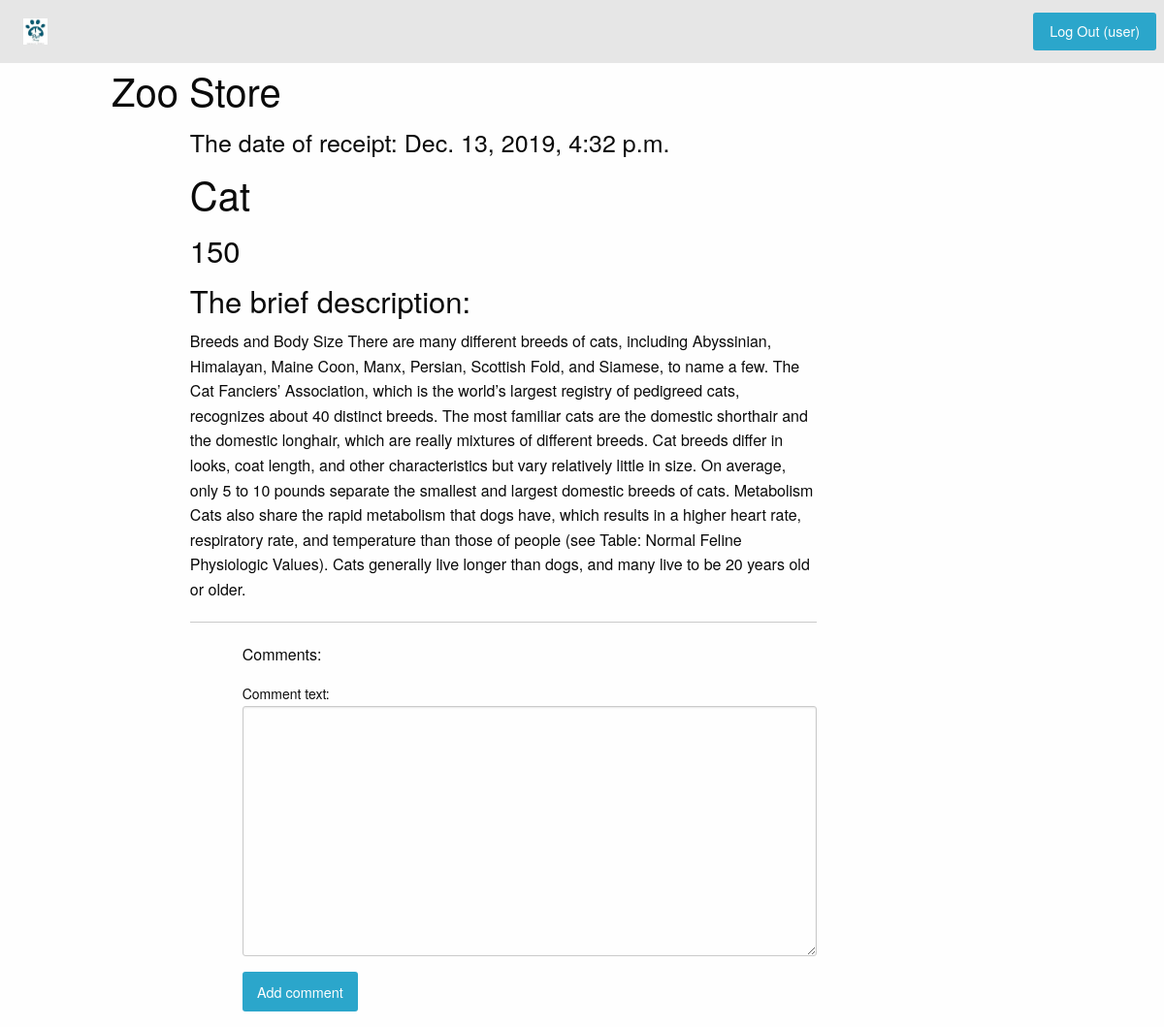
Page /articles/get/1/ (signed in) on the committed database.
### article/models.py (models this page shows)
class Animal(models.Model):
    class Meta:
        db_table = "animal"
    animal_name = models.CharField(max_length=200)
    animal_desc = models.TextField()
    animal_price = models.IntegerField()
    animal_date = models.DateTimeField()

### article/views.py (the view)
# urls.py: path('articles/get/<int:animal_id>/', article.views.animal),
def animal(request, animal_id=1):
    command_form = CommandForm
    args = {}
    args.update(csrf(request))
    args['animal'] = Animal.objects.get(id=animal_id)
    args['comments'] = Commands.objects.filter(comments_article_id=animal_id)
    args['form'] = command_form
    args['username'] = auth.get_user(request).username
    return render_to_response('animal.html', args)

### article/templates/animal.html (shortened to what this page needs)
{% extends 'main.html' %}
{% load staticfiles %}
{% block animal %}
<h4>The date of receipt: {{ animal.animal_date }}</h4>
<h2>{{ animal.animal_name }}</h2>
    <h3>{{ animal.animal_price }}</h3>
    <h3>The brief description:</h3>
<p>{{ animal.animal_desc }}</p>
<hr>
    <div class="large-offset-1 large-8 columns">
<p>Comments:</p>
        {% if username %}
        <form action="/articles/addcomment/{{ animal.id }}/" method="post">
            {{ form }}
            <input type="submit" class="button" value="Add comment">
        </form>
    {% endif %}
    </div>
{% endblock %}

### templates/main.html (shortened to what this page needs)
{% load staticfiles %}
<!doctype html>
<html lang="en">
<head>
    <link rel="stylesheet" type="text/css" href="{% static "static/css/style.css" %}">
</head>
<body>
    <div class="top-bar">
          <div class="top-bar-left">
            <ul class="menu">
                <li><u><a href="/"><img src="{% static "static/img/1.jpg" %}"  width="25px" height="25px" alt="logo"></a></u></li>
            </ul>
        </div>
        <div class="top-bar-right">
            <ul class="menu">
                {% if username %}
                    <a class="button" href="/auth/logout/">Log Out ({{ username }})</a>
                {% else %}
                    <a class="button" href="/auth/login/">Log In</a>
                {% endif %}
            </ul>
        </div>
    </div>
    <div class="grid-container">
    <h2>Zoo Store</h2>
        <div class="grid-x">
        <div class="small-1 columns"></div> <!— Для отступа слева —>
            <div class="small-8 columns">{% block animal %}{% endblock %}</div></div>
    </div>
</body>
</html>

### rows in the picture
Animal: animal_date "Dec. 13, 2019, 4:32 p.m.", animal_name "Cat", animal_price "150", animal_desc "Breeds and Body Size There are many different breeds of cats, including Abyssinian, Himalayan, Maine Coon, Manx, Persian, Scottish Fold, and Siamese, to name a few. The Cat Fanciers’ Association, which is the world’s largest registry of pedigreed cats, recognizes about 40 distinct breeds. The most familiar cats are the domestic shorthair and the domestic longhair, which are really mixtures of different breeds. Cat breeds differ in looks, coat length, and other characteristics but vary relatively little in size. On average, only 5 to 10 pounds separate the smallest and largest domestic breeds of cats. Metabolism Cats also share the rapid metabolism that dogs have, which results in a higher…"

### other values in the picture
{{ username }} "user"
